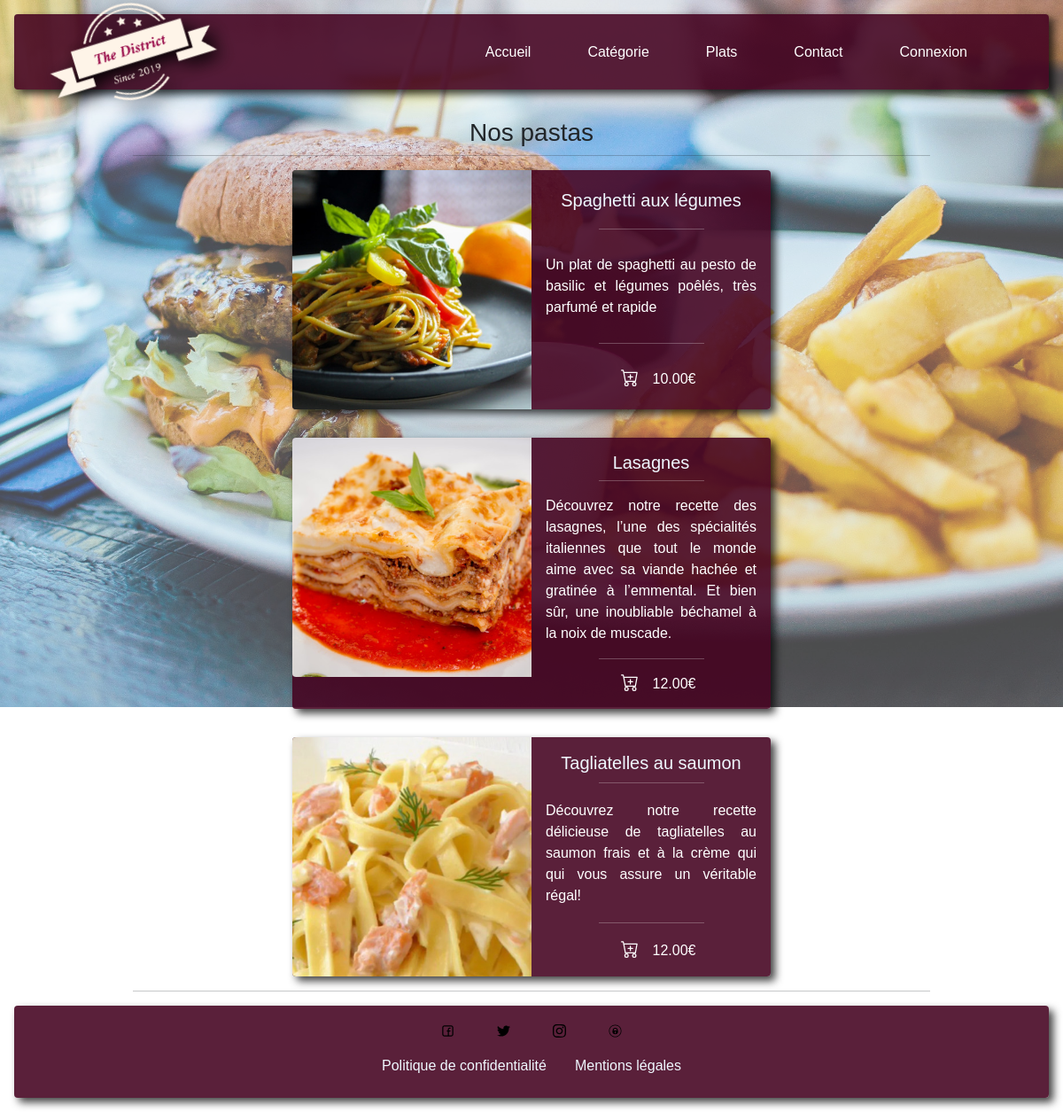
/?page=detail&c_id=10, run on an earlier commit of the app's database.
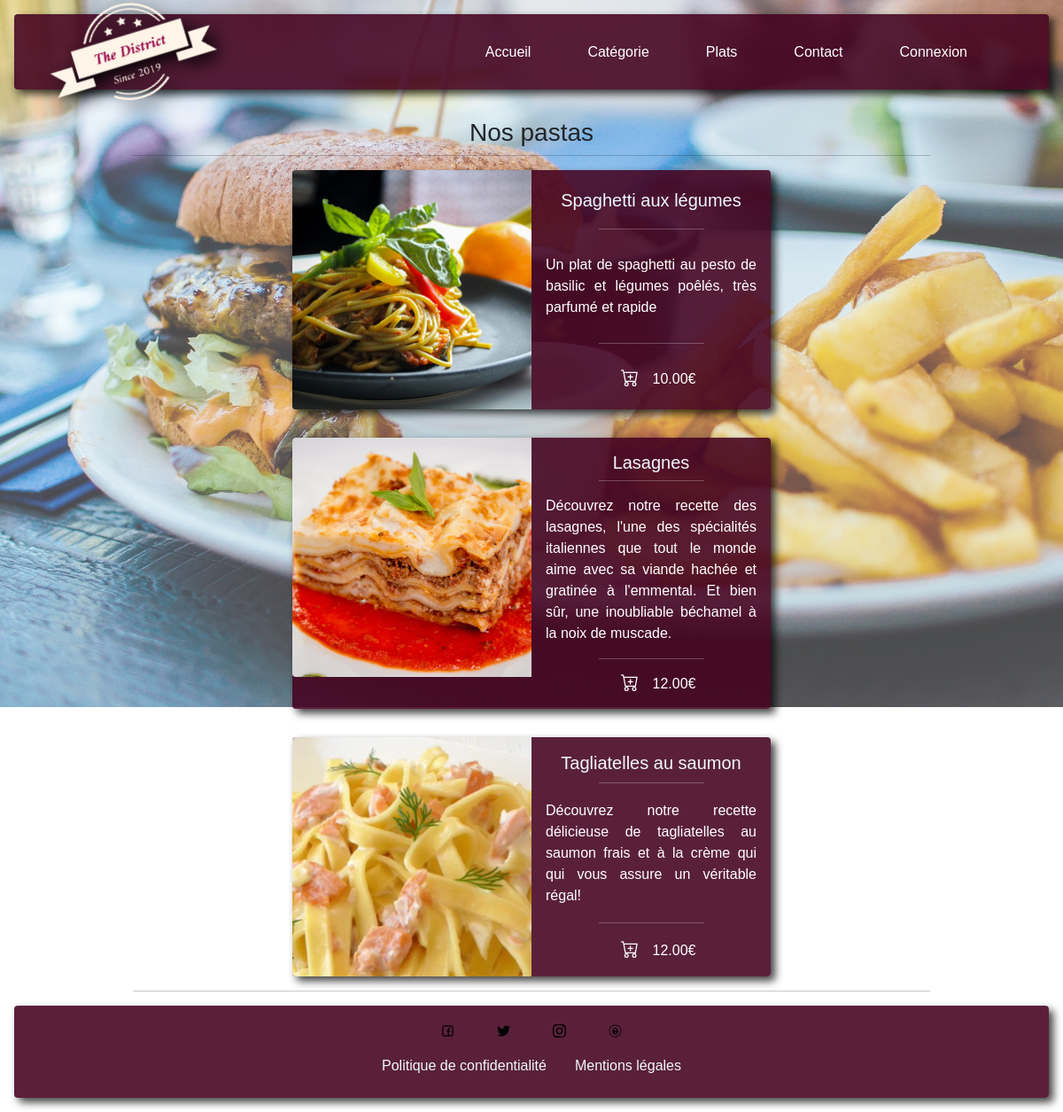
And on a later commit of the database.
### tables this page shows
CREATE TABLE IF NOT EXISTS `plat` (
  `id_plat` int(10) unsigned NOT NULL AUTO_INCREMENT,
  `libelle` varchar(100) NOT NULL,
  `description` text NOT NULL,
  `prix` decimal(10,2) NOT NULL,
  `image` varchar(255) NOT NULL,
  `id_categorie` int(10) unsigned NOT NULL,
  `active` varchar(10) NOT NULL,
  PRIMARY KEY (`id_plat`) USING BTREE,
  KEY `id_categorie` (`id_categorie`),
  CONSTRAINT `plat_fk1` FOREIGN KEY (`id_categorie`) REFERENCES `categorie` (`id_categorie`) ON DELETE NO ACTION ON UPDATE NO ACTION
);

### dao.php (called while the page is built, shortened)
<?php
function get_cat($id){
    $db = connexionBase();
    $query = $db->prepare('SELECT * FROM categorie WHERE LOWER(categorie.active) = "yes" AND categorie.id_categorie = :id;');
    $query->bindValue(":id", $id, PDO::PARAM_STR);
    $query->execute();
    $tab = $query->fetch(PDO::FETCH_OBJ);
    return $tab;
}
function detail_cat($id){
    $db = connexionBase();
    $query = $db->prepare('SELECT * FROM plat WHERE LOWER(plat.active) = "yes" AND plat.id_categorie = :id');
    $query->bindValue(":id", $id, PDO::PARAM_STR);
    $query->execute();
    $tab = $query->fetchAll(PDO::FETCH_OBJ);
    return $tab;
}
?>

### content/user/d_categorie.php (the view, shortened to what this page needs)
<?php
include("dao.php");
$tab = detail_cat($_REQUEST['c_id']);
$cat = get_cat($_REQUEST['c_id']);
?>
<main>
    <h3 class="d-flex justify-content-center mt-3">Nos <?= strtolower($cat->libelle) ?>s</h3>
    <hr class="w-75 mx-auto mt-0 mb-3">
    <?php foreach ($tab as $plat) : ?>
        <div class="d-flex justify-content-around flex-wrap mt-3">
            <div class="card mb-3 border-0 shd text-white" style="max-width:45%;">
                <div class="row g-0">
                    <div class="col-md-6 imgof">
                        <img src="asset/img/food/<?= $plat->image ?>" class="img-fluid rounded-start" alt="<?= $plat->image ?>">
                    </div>
                    <div class="card-body h-100 col-md-6 align-items-center">
                        <h5 class="card-title d-flex justify-content-center"><?= $plat->libelle ?></h5>
                        <hr class="w-50 mx-auto mt-0 mb-3">
                        <p class="card-text text-justify"><?= $plat->description ?></p>
                        <hr class="w-50 mx-auto mt-0 mb-3">
                        <div class="d-flex justify-content-center">
                            <p class="card-text">
                                <?= $plat->prix ?>€
                            </p>
                        </div>
                    </div>
                </div>
            </div>
        </div>
    <?php endforeach; ?>
    <hr class="w-75 mx-auto mt-0 mb-3">
</main>

What changed in the data, as far as the page shows it:
changed plat "Lasagnes": description "…notre recette des lasagnes, l’une des spécialités italiennes que tout le monde aime avec sa viande hachée et gratinée à l’emmental. Et bien sûr, une…" → "…notre recette des lasagnes, l'une des spécialités italiennes que tout le monde aime avec sa viande hachée et gratinée à l'emmental. Et bien sûr, une…"
